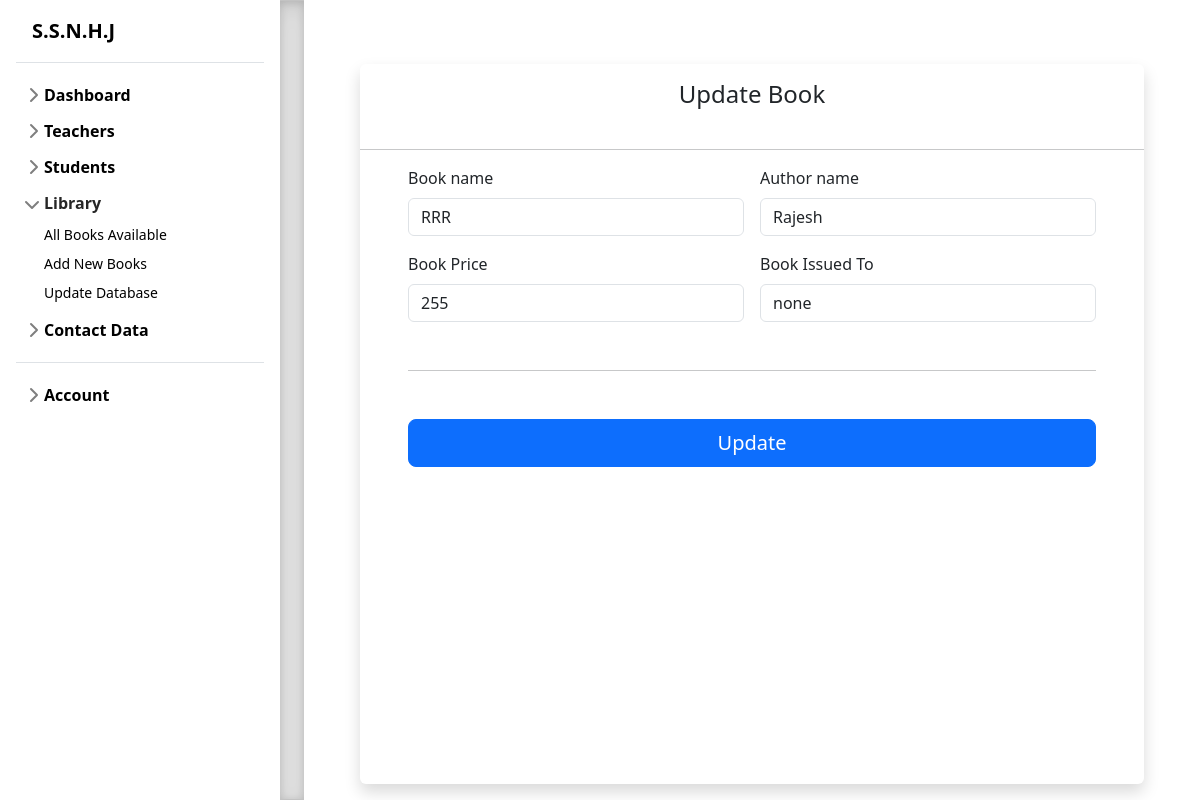
/dashboard/update.php?id=2 (signed in), run on the app's committed database.
### tables this page shows
CREATE TABLE `library` (
  `book_id` int(10) NOT NULL,
  `book_name` varchar(255) NOT NULL,
  `book_author` varchar(255) NOT NULL,
  `book_price` int(255) NOT NULL,
  `issued_to` varchar(255) NOT NULL DEFAULT 'none'
);

### dashboard/update.php (the view, shortened to what this page needs)
<?php
include 'components/header.php';
include 'connection.php' ?>
<?php
if(isset($_GET['id'])){
  $id = $_GET['id'];
  $userquery = "SELECT * FROM `library` WHERE `book_id` = '$id'";
  $query = mysqli_query($conn , $userquery);
  if($result = mysqli_fetch_array($query)){
    $db_book_name =  $result['book_name'];
    $db_book_author =  $result['book_author'];
    $db_book_price =  $result['book_price'];
    $db_book_issued = $result['issued_to'];
}
}
?>
<main class="d-flex flex-nowrap">
  <slider class="flex-shrink-0 p-3" style="width: 280px;">
    <a href="index.php" class="d-flex align-items-center pb-3 mb-3 link-body-emphasis text-decoration-none border-bottom">
    <span class="fs-5 ms-3 fw-semibold">S.S.N.H.J</span>
    </a>
    <ul class="list-unstyled ps-0">
        <li class="mb-1">
          <button class="btn btn-toggle d-inline-flex align-items-center rounded border-0 collapsed" data-bs-toggle="collapse" data-bs-target="#dashboard-collapse" aria-expanded="false">
            Dashboard
          </button>
        </li>
        <li class="mb-1">
          <button class="btn btn-toggle d-inline-flex align-items-center rounded border-0 collapsed" data-bs-toggle="collapse" data-bs-target="#teachers-collapse" aria-expanded="false">
            Teachers
          </button>
        </li>
        <li class="mb-1">
          <button class="btn btn-toggle d-inline-flex align-items-center rounded border-0 collapsed" data-bs-toggle="collapse" data-bs-target="#students-collapse" aria-expanded="false">
            Students
          </button>
        </li>
        <li class="mb-1">
          <button class="btn btn-toggle d-inline-flex align-items-center rounded border-0 collapsed" data-bs-toggle="collapse" data-bs-target="#library-collapse" aria-expanded="true">
            Library
          </button>
          <div class="collapse show " id="library-collapse">
            <ul class="btn-toggle-nav list-unstyled fw-normal pb-1 small">
              <li><a href="library.php#all_books" class="link-body-emphasis d-inline-flex text-decoration-none rounded">All Books Available</a></li>
              <li><a href="library.php#add_new" class="link-body-emphasis d-inline-flex text-decoration-none rounded">Add New Books</a></li>
              <li><a href="library.php#update_books" class="link-body-emphasis d-inline-flex text-decoration-none rounded">Update Database</a></li>
            </ul>
          </div>
        </li>
      <li class="mb-1">
        <button class="btn btn-toggle d-inline-flex align-items-center rounded border-0 collapsed" data-bs-toggle="collapse" data-bs-target="#contact-data-collapse" aria-expanded="false">
          Contact Data
        </button>
      </li>
        <li class="border-top my-3"></li>
        <li class="mb-1">
          <button class="btn btn-toggle d-inline-flex align-items-center rounded border-0 collapsed" data-bs-toggle="collapse" data-bs-target="#account-collapse" aria-expanded="false">
            Account
          </button>
        </li>
    </ul>
  </slider>
<div class="b-example-divider b-example-vr"></div>
<div class="main_container py-4 px-4 w-100">
  <div class="full_block py-4 px-4" id="add_new">
    <main class=" mx-2 my-3 shadow rounded">
    <div class="py-3 text-center"><h4>Update Book</h4></div>
    <hr class="my-3">
    <form class="needs-validation col-12 px-5" method="POST" novalidate>
      <div class="row g-3">
        <div class="col-sm-6">
          <label for="bookName" class="form-label">Book name</label>
          <input type="text" class="form-control" id="bookName" name="book_name" placeholder="" value="<?php echo $db_book_name;?>" required>
        </div>
        <div class="col-sm-6">
          <label for="bookAuthor" class="form-label">Author name</label>
          <input type="text" class="form-control" id="bookAuthor" name="book_author" placeholder="" value="<?php echo $db_book_author;?>" required>
        </div>
        <div class="col-sm-6">
          <label for="bookPrice" class="form-label">Book Price</label>
            <input type="text" class="form-control" id="bookPrice" name="book_price" placeholder="" value="<?php echo $db_book_price;?>" required>
        </div>
        <div class="col-sm-6">
          <label for="issuedTo" class="form-label">Book Issued To</label>
            <input type="text" class="form-control" id="issuedTo" name="issued_to" placeholder="" value="<?php echo $db_book_issued;?>" required>
        </div>
      </div>
      <hr class="my-5">
      <button class="w-100 btn btn-primary btn-lg" type="submit" name="update_book">Update</button>
    </form>
    </main>
  </div>
</main>
</body>
</html>

### dashboard/css/sidebars.css (style rules this page uses)
body { min-height: 100vh; min-height: -webkit-fill-available; }
html { height: -webkit-fill-available; }
main { height: 100vh; height: -webkit-fill-available; max-height: 100vh; overflow-x: auto; overflow-y: hidden; }
.btn-toggle { padding: .25rem .5rem; font-weight: 600; color: var(--bs-emphasis-color); background-color: transparent; }
.btn-toggle::before { width: 1.25em; line-height: 0; transition: transform .35s ease; transform-origin: .5em 50%; }
.btn-toggle[aria-expanded="true"] { color: rgba(var(--bs-emphasis-color-rgb), .85); }
.btn-toggle[aria-expanded="true"]::before { transform: rotate(90deg); }
.btn-toggle-nav a { padding: .1875rem .5rem; margin-top: .125rem; margin-left: 1.25rem; }

### dashboard/css/style.css (style rules this page uses)
.main_container { overflow: hidden; width: 100%; height: 100vh; }
.full_block { width: 100%; height: 100vh; }

### dashboard/components/header.php (style rules this page uses)
.b-example-divider { width: 100%; height: 3rem; background-color: rgba(0, 0, 0, .1); border: solid rgba(0, 0, 0, .15); border-width: 1px 0; box-shadow: inset 0 .5em 1.5em rgba(0, 0, 0, .1), inset 0 .125em .5em rgba(0, 0, 0, .15); }
.b-example-vr { flex-shrink: 0; width: 1.5rem; height: 100vh; }

### data on the page
library: book_name "RRR", book_author "Rajesh", book_price "255", issued_to "none"
